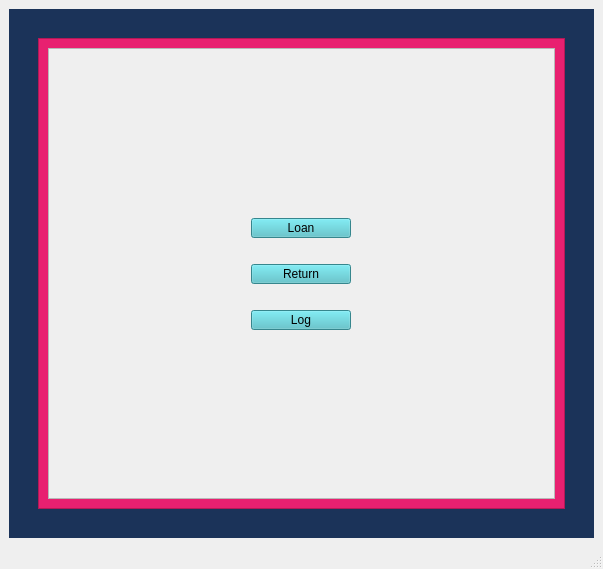
<?xml version="1.0" encoding="UTF-8"?>
<ui version="4.0">
 <class>MainWindow</class>
 <widget class="QMainWindow" name="MainWindow">
  <property name="geometry">
   <rect>
    <x>0</x>
    <y>0</y>
    <width>603</width>
    <height>569</height>
   </rect>
  </property>
  <property name="windowTitle">
   <string>MainWindow</string>
  </property>
  <widget class="QWidget" name="centralwidget">
   <layout class="QGridLayout" name="gridLayout_2">
    <item row="0" column="0">
     <widget class="QStackedWidget" name="stackedWidget">
      <property name="styleSheet">
       <string notr="true">background-color: rgb(27, 51, 89);</string>
      </property>
      <property name="currentIndex">
       <number>0</number>
      </property>
      <widget class="QWidget" name="MainPage">
       <layout class="QGridLayout" name="gridLayout_4">
        <item row="0" column="2">
         <spacer name="verticalSpacer_5">
          <property name="orientation">
           <enum>Qt::Vertical</enum>
          </property>
          <property name="sizeType">
           <enum>QSizePolicy::Fixed</enum>
          </property>
          <property name="sizeHint" stdset="0">
           <size>
            <width>20</width>
            <height>20</height>
           </size>
          </property>
         </spacer>
        </item>
        <item row="1" column="2">
         <widget class="QFrame" name="frame_5">
          <property name="styleSheet">
           <string notr="true">background-color: rgb(232, 32, 112);</string>
          </property>
          <property name="frameShape">
           <enum>QFrame::StyledPanel</enum>
          </property>
          <property name="frameShadow">
           <enum>QFrame::Raised</enum>
          </property>
          <layout class="QGridLayout" name="gridLayout_10">
           <item row="0" column="1">
            <widget class="QFrame" name="frame">
             <property name="enabled">
              <bool>true</bool>
             </property>
             <property name="sizePolicy">
              <sizepolicy hsizetype="Preferred" vsizetype="Preferred">
               <horstretch>0</horstretch>
               <verstretch>0</verstretch>
              </sizepolicy>
             </property>
             <property name="minimumSize">
              <size>
               <width>0</width>
               <height>0</height>
              </size>
             </property>
             <property name="maximumSize">
              <size>
               <width>1677</width>
               <height>1677</height>
              </size>
             </property>
             <property name="autoFillBackground">
              <bool>false</bool>
             </property>
             <property name="styleSheet">
              <string notr="true">background-color: rgb(239, 239, 239);
</string>
             </property>
             <property name="frameShape">
              <enum>QFrame::StyledPanel</enum>
             </property>
             <property name="frameShadow">
              <enum>QFrame::Raised</enum>
             </property>
             <property name="lineWidth">
              <number>0</number>
             </property>
             <property name="midLineWidth">
              <number>0</number>
             </property>
             <layout class="QGridLayout" name="gridLayout_3">
              <item row="3" column="0" alignment="Qt::AlignHCenter|Qt::AlignVCenter">
               <widget class="QPushButton" name="ToReturn">
                <property name="sizePolicy">
                 <sizepolicy hsizetype="Fixed" vsizetype="Fixed">
                  <horstretch>0</horstretch>
                  <verstretch>0</verstretch>
                 </sizepolicy>
                </property>
                <property name="minimumSize">
                 <size>
                  <width>100</width>
                  <height>20</height>
                 </size>
                </property>
                <property name="maximumSize">
                 <size>
                  <width>100</width>
                  <height>20</height>
                 </size>
                </property>
                <property name="styleSheet">
                 <string notr="true">background-color: rgb(75, 188, 197);
</string>
                </property>
                <property name="text">
                 <string>Return</string>
                </property>
               </widget>
              </item>
              <item row="2" column="0">
               <spacer name="verticalSpacer">
                <property name="orientation">
                 <enum>Qt::Vertical</enum>
                </property>
                <property name="sizeType">
                 <enum>QSizePolicy::Fixed</enum>
                </property>
                <property name="sizeHint" stdset="0">
                 <size>
                  <width>20</width>
                  <height>20</height>
                 </size>
                </property>
               </spacer>
              </item>
              <item row="5" column="0">
               <spacer name="verticalSpacer_2">
                <property name="orientation">
                 <enum>Qt::Vertical</enum>
                </property>
                <property name="sizeType">
                 <enum>QSizePolicy::Fixed</enum>
                </property>
                <property name="sizeHint" stdset="0">
                 <size>
                  <width>20</width>
                  <height>20</height>
                 </size>
                </property>
               </spacer>
              </item>
              <item row="1" column="0" alignment="Qt::AlignHCenter|Qt::AlignVCenter">
               <widget class="QPushButton" name="ToLoan">
                <property name="sizePolicy">
                 <sizepolicy hsizetype="Fixed" vsizetype="Fixed">
                  <horstretch>0</horstretch>
                  <verstretch>0</verstretch>
                 </sizepolicy>
                </property>
                <property name="minimumSize">
                 <size>
                  <width>100</width>
                  <height>20</height>
                 </size>
                </property>
                <property name="maximumSize">
                 <size>
                  <width>100</width>
                  <height>20</height>
                 </size>
                </property>
                <property name="styleSheet">
                 <string notr="true">background-color: rgb(75, 188, 197);
</string>
                </property>
                <property name="text">
                 <string>Loan</string>
                </property>
               </widget>
              </item>
              <item row="6" column="0" alignment="Qt::AlignHCenter|Qt::AlignVCenter">
               <widget class="QPushButton" name="ToHistory">
                <property name="sizePolicy">
                 <sizepolicy hsizetype="Fixed" vsizetype="Fixed">
                  <horstretch>0</horstretch>
                  <verstretch>0</verstretch>
                 </sizepolicy>
                </property>
                <property name="minimumSize">
                 <size>
                  <width>100</width>
                  <height>20</height>
                 </size>
                </property>
                <property name="maximumSize">
                 <size>
                  <width>100</width>
                  <height>20</height>
                 </size>
                </property>
                <property name="styleSheet">
                 <string notr="true">background-color: rgb(75, 188, 197);
</string>
                </property>
                <property name="text">
                 <string>Log</string>
                </property>
               </widget>
              </item>
              <item row="7" column="0">
               <spacer name="verticalSpacer_4">
                <property name="orientation">
                 <enum>Qt::Vertical</enum>
                </property>
                <property name="sizeHint" stdset="0">
                 <size>
                  <width>20</width>
                  <height>100</height>
                 </size>
                </property>
               </spacer>
              </item>
              <item row="0" column="0">
               <spacer name="verticalSpacer_3">
                <property name="orientation">
                 <enum>Qt::Vertical</enum>
                </property>
                <property name="sizeHint" stdset="0">
                 <size>
                  <width>20</width>
                  <height>100</height>
                 </size>
                </property>
               </spacer>
              </item>
             </layout>
            </widget>
           </item>
          </layout>
         </widget>
        </item>
        <item row="1" column="3">
         <spacer name="horizontalSpacer_2">
          <property name="orientation">
           <enum>Qt::Horizontal</enum>
          </property>
          <property name="sizeType">
           <enum>QSizePolicy::Fixed</enum>
          </property>
          <property name="sizeHint" stdset="0">
           <size>
            <width>20</width>
            <height>20</height>
           </size>
          </property>
         </spacer>
        </item>
        <item row="2" column="2">
         <spacer name="verticalSpacer_6">
          <property name="orientation">
           <enum>Qt::Vertical</enum>
          </property>
          <property name="sizeType">
           <enum>QSizePolicy::Fixed</enum>
          </property>
          <property name="sizeHint" stdset="0">
           <size>
            <width>20</width>
            <height>20</height>
           </size>
          </property>
         </spacer>
        </item>
        <item row="1" column="0">
         <spacer name="horizontalSpacer">
          <property name="orientation">
           <enum>Qt::Horizontal</enum>
          </property>
          <property name="sizeType">
           <enum>QSizePolicy::Fixed</enum>
          </property>
          <property name="sizeHint" stdset="0">
           <size>
            <width>20</width>
            <height>20</height>
           </size>
          </property>
         </spacer>
        </item>
       </layout>
      </widget>
      <widget class="QWidget" name="Loan">
       <layout class="QGridLayout" name="gridLayout_6">
        <item row="2" column="1">
         <widget class="QFrame" name="frame_2">
          <property name="enabled">
           <bool>true</bool>
          </property>
          <property name="sizePolicy">
           <sizepolicy hsizetype="Preferred" vsizetype="Preferred">
            <horstretch>0</horstretch>
            <verstretch>0</verstretch>
           </sizepolicy>
          </property>
          <property name="minimumSize">
           <size>
            <width>0</width>
            <height>0</height>
           </size>
          </property>
          <property name="maximumSize">
           <size>
            <width>1677</width>
            <height>1677</height>
           </size>
          </property>
          <property name="autoFillBackground">
           <bool>false</bool>
          </property>
          <property name="styleSheet">
           <string notr="true">background-color: rgb(239, 239, 239);
</string>
          </property>
          <property name="frameShape">
           <enum>QFrame::StyledPanel</enum>
          </property>
          <property name="frameShadow">
           <enum>QFrame::Raised</enum>
          </property>
          <property name="lineWidth">
           <number>0</number>
          </property>
          <property name="midLineWidth">
           <number>0</number>
          </property>
          <layout class="QGridLayout" name="gridLayout_5">
           <item row="1" column="8">
            <widget class="QScrollArea" name="scrollArea">
             <property name="styleSheet">
              <string notr="true">border-style: solid;
border-width: 2px;
border-radius: 2px;
border-color: rgb(0, 150, 179);</string>
             </property>
             <property name="widgetResizable">
              <bool>true</bool>
             </property>
             <widget class="QWidget" name="scrollAreaWidgetContents">
              <property name="geometry">
               <rect>
                <x>0</x>
                <y>0</y>
                <width>477</width>
                <height>256</height>
               </rect>
              </property>
             </widget>
            </widget>
           </item>
           <item row="4" column="8" alignment="Qt::AlignRight|Qt::AlignBottom">
            <widget class="QPushButton" name="FromLoan">
             <property name="sizePolicy">
              <sizepolicy hsizetype="Fixed" vsizetype="Fixed">
               <horstretch>0</horstretch>
               <verstretch>0</verstretch>
              </sizepolicy>
             </property>
             <property name="minimumSize">
              <size>
               <width>100</width>
               <height>20</height>
              </size>
             </property>
             <property name="maximumSize">
              <size>
               <width>100</width>
               <height>20</height>
              </size>
             </property>
             <property name="styleSheet">
              <string notr="true">background-color: rgb(75, 188, 197);
</string>
             </property>
             <property name="text">
              <string>Cancel</string>
             </property>
            </widget>
           </item>
           <item row="0" column="8">
            <widget class="QTextEdit" name="textEdit">
             <property name="sizePolicy">
              <sizepolicy hsizetype="Expanding" vsizetype="Fixed">
               <horstretch>0</horstretch>
               <verstretch>40</verstretch>
              </sizepolicy>
             </property>
             <property name="minimumSize">
              <size>
               <width>0</width>
               <height>40</height>
              </size>
             </property>
             <property name="maximumSize">
              <size>
               <width>16777215</width>
               <height>40</height>
              </size>
             </property>
             <property name="styleSheet">
              <string notr="true">border-style: solid;
border-width: 2px;
border-radius: 2px;
border-color: rgb(0, 150, 179);</string>
             </property>
            </widget>
           </item>
           <item row="3" column="8" alignment="Qt::AlignRight">
            <widget class="QPushButton" name="DoLoan">
             <property name="sizePolicy">
              <sizepolicy hsizetype="Fixed" vsizetype="Fixed">
               <horstretch>0</horstretch>
               <verstretch>0</verstretch>
              </sizepolicy>
             </property>
             <property name="minimumSize">
              <size>
               <width>100</width>
               <height>20</height>
              </size>
             </property>
             <property name="maximumSize">
              <size>
               <width>100</width>
               <height>20</height>
              </size>
             </property>
             <property name="styleSheet">
              <string notr="true">background-color: rgb(75, 188, 197);
</string>
             </property>
             <property name="text">
              <string>Loan</string>
             </property>
            </widget>
           </item>
          </layout>
         </widget>
        </item>
        <item row="3" column="1">
         <spacer name="verticalSpacer_7">
          <property name="orientation">
           <enum>Qt::Vertical</enum>
          </property>
          <property name="sizeType">
           <enum>QSizePolicy::Fixed</enum>
          </property>
          <property name="sizeHint" stdset="0">
           <size>
            <width>20</width>
            <height>20</height>
           </size>
          </property>
         </spacer>
        </item>
        <item row="2" column="0">
         <spacer name="horizontalSpacer_3">
          <property name="orientation">
           <enum>Qt::Horizontal</enum>
          </property>
          <property name="sizeType">
           <enum>QSizePolicy::Fixed</enum>
          </property>
          <property name="sizeHint" stdset="0">
           <size>
            <width>20</width>
            <height>20</height>
           </size>
          </property>
         </spacer>
        </item>
        <item row="2" column="2">
         <spacer name="horizontalSpacer_4">
          <property name="orientation">
           <enum>Qt::Horizontal</enum>
          </property>
          <property name="sizeType">
           <enum>QSizePolicy::Fixed</enum>
          </property>
          <property name="sizeHint" stdset="0">
           <size>
            <width>20</width>
            <height>20</height>
           </size>
          </property>
         </spacer>
        </item>
        <item row="0" column="1">
         <spacer name="verticalSpacer_8">
          <property name="orientation">
           <enum>Qt::Vertical</enum>
          </property>
          <property name="sizeType">
           <enum>QSizePolicy::Fixed</enum>
          </property>
          <property name="sizeHint" stdset="0">
           <size>
            <width>20</width>
            <height>20</height>
           </size>
          </property>
         </spacer>
        </item>
        <item row="1" column="1">
         <widget class="QLineEdit" name="lineEdit_2">
          <property name="styleSheet">
           <string notr="true">background-color: rgb(239, 239, 239);
border-style: solid;
border-width: 5px;
border-radius: 10px;
border-color: rgb(232, 32, 112);</string>
          </property>
          <property name="text">
           <string>Loan</string>
          </property>
         </widget>
        </item>
       </layout>
      </widget>
      <widget class="QWidget" name="Return">
       <layout class="QGridLayout" name="gridLayout_8">
        <item row="2" column="1">
         <widget class="QFrame" name="frame_3">
          <property name="enabled">
           <bool>true</bool>
          </property>
          <property name="sizePolicy">
           <sizepolicy hsizetype="Preferred" vsizetype="Preferred">
            <horstretch>0</horstretch>
            <verstretch>0</verstretch>
           </sizepolicy>
          </property>
          <property name="minimumSize">
           <size>
            <width>0</width>
            <height>0</height>
           </size>
          </property>
          <property name="maximumSize">
           <size>
            <width>1677</width>
            <height>1677</height>
           </size>
          </property>
          <property name="autoFillBackground">
           <bool>false</bool>
          </property>
          <property name="styleSheet">
           <string notr="true">background-color: rgb(239, 239, 239);
</string>
          </property>
          <property name="frameShape">
           <enum>QFrame::StyledPanel</enum>
          </property>
          <property name="frameShadow">
           <enum>QFrame::Raised</enum>
          </property>
          <property name="lineWidth">
           <number>0</number>
          </property>
          <property name="midLineWidth">
           <number>0</number>
          </property>
          <layout class="QGridLayout" name="gridLayout_7">
           <item row="1" column="8">
            <widget class="QScrollArea" name="scrollArea_2">
             <property name="styleSheet">
              <string notr="true">border-style: solid;
border-width: 2px;
border-radius: 2px;
border-color: rgb(0, 150, 179);</string>
             </property>
             <property name="widgetResizable">
              <bool>true</bool>
             </property>
             <widget class="QWidget" name="scrollAreaWidgetContents_2">
              <property name="geometry">
               <rect>
                <x>0</x>
                <y>0</y>
                <width>477</width>
                <height>256</height>
               </rect>
              </property>
             </widget>
            </widget>
           </item>
           <item row="4" column="8" alignment="Qt::AlignRight|Qt::AlignBottom">
            <widget class="QPushButton" name="FromReturn">
             <property name="sizePolicy">
              <sizepolicy hsizetype="Fixed" vsizetype="Fixed">
               <horstretch>0</horstretch>
               <verstretch>0</verstretch>
              </sizepolicy>
             </property>
             <property name="minimumSize">
              <size>
               <width>100</width>
               <height>20</height>
              </size>
             </property>
             <property name="maximumSize">
              <size>
               <width>100</width>
               <height>20</height>
              </size>
             </property>
             <property name="styleSheet">
              <string notr="true">background-color: rgb(75, 188, 197);
</string>
             </property>
             <property name="text">
              <string>Cancel</string>
             </property>
            </widget>
           </item>
           <item row="3" column="8" alignment="Qt::AlignRight|Qt::AlignBottom">
            <widget class="QPushButton" name="DoReturn">
             <property name="sizePolicy">
              <sizepolicy hsizetype="Fixed" vsizetype="Fixed">
               <horstretch>0</horstretch>
               <verstretch>0</verstretch>
              </sizepolicy>
             </property>
             <property name="minimumSize">
              <size>
               <width>100</width>
               <height>20</height>
              </size>
             </property>
             <property name="maximumSize">
              <size>
               <width>100</width>
               <height>20</height>
              </size>
             </property>
             <property name="styleSheet">
              <string notr="true">background-color: rgb(75, 188, 197);
</string>
             </property>
             <property name="text">
              <string>Return</string>
             </property>
            </widget>
           </item>
           <item row="0" column="8">
            <widget class="QTextEdit" name="textEdit_2">
             <property name="sizePolicy">
              <sizepolicy hsizetype="Expanding" vsizetype="Fixed">
               <horstretch>0</horstretch>
               <verstretch>40</verstretch>
              </sizepolicy>
             </property>
             <property name="minimumSize">
              <size>
               <width>0</width>
               <height>40</height>
              </size>
             </property>
             <property name="maximumSize">
              <size>
               <width>16777215</width>
               <height>40</height>
              </size>
             </property>
             <property name="styleSheet">
              <string notr="true">border-style: solid;
border-width: 2px;
border-radius: 2px;
border-color: rgb(0, 150, 179);</string>
             </property>
            </widget>
           </item>
          </layout>
         </widget>
        </item>
        <item row="0" column="1">
         <spacer name="verticalSpacer_10">
          <property name="orientation">
           <enum>Qt::Vertical</enum>
          </property>
          <property name="sizeType">
           <enum>QSizePolicy::Fixed</enum>
          </property>
          <property name="sizeHint" stdset="0">
           <size>
            <width>20</width>
            <height>20</height>
           </size>
          </property>
         </spacer>
        </item>
        <item row="2" column="2">
         <spacer name="horizontalSpacer_6">
          <property name="orientation">
           <enum>Qt::Horizontal</enum>
          </property>
          <property name="sizeType">
           <enum>QSizePolicy::Fixed</enum>
          </property>
          <property name="sizeHint" stdset="0">
           <size>
            <width>20</width>
            <height>20</height>
           </size>
          </property>
         </spacer>
        </item>
        <item row="2" column="0">
         <spacer name="horizontalSpacer_5">
          <property name="orientation">
           <enum>Qt::Horizontal</enum>
          </property>
          <property name="sizeType">
           <enum>QSizePolicy::Fixed</enum>
          </property>
          <property name="sizeHint" stdset="0">
           <size>
            <width>20</width>
            <height>20</height>
           </size>
          </property>
         </spacer>
        </item>
        <item row="3" column="1">
         <spacer name="verticalSpacer_9">
          <property name="orientation">
           <enum>Qt::Vertical</enum>
          </property>
          <property name="sizeType">
           <enum>QSizePolicy::Fixed</enum>
          </property>
          <property name="sizeHint" stdset="0">
           <size>
            <width>20</width>
            <height>20</height>
           </size>
          </property>
         </spacer>
        </item>
        <item row="1" column="1">
         <widget class="QLineEdit" name="lineEdit_3">
          <property name="styleSheet">
           <string notr="true">background-color: rgb(239, 239, 239);
border-style: solid;
border-width: 5px;
border-radius: 10px;
border-color: rgb(232, 32, 112);</string>
          </property>
          <property name="text">
           <string>Return</string>
          </property>
         </widget>
        </item>
       </layout>
      </widget>
      <widget class="QWidget" name="History">
       <layout class="QGridLayout" name="gridLayout">
        <item row="2" column="1">
         <widget class="QFrame" name="frame_4">
          <property name="enabled">
           <bool>true</bool>
          </property>
          <property name="sizePolicy">
           <sizepolicy hsizetype="Preferred" vsizetype="Preferred">
            <horstretch>0</horstretch>
            <verstretch>0</verstretch>
           </sizepolicy>
          </property>
          <property name="minimumSize">
           <size>
            <width>0</width>
            <height>0</height>
           </size>
          </property>
          <property name="maximumSize">
           <size>
            <width>1677</width>
            <height>1677</height>
           </size>
          </property>
          <property name="autoFillBackground">
           <bool>false</bool>
          </property>
          <property name="styleSheet">
           <string notr="true">background-color: rgb(239, 239, 239);
</string>
          </property>
          <property name="frameShape">
           <enum>QFrame::StyledPanel</enum>
          </property>
          <property name="frameShadow">
           <enum>QFrame::Raised</enum>
          </property>
          <property name="lineWidth">
           <number>0</number>
          </property>
          <property name="midLineWidth">
           <number>0</number>
          </property>
          <layout class="QGridLayout" name="gridLayout_9">
           <item row="3" column="7" alignment="Qt::AlignRight|Qt::AlignBottom">
            <widget class="QPushButton" name="DoHistory">
             <property name="sizePolicy">
              <sizepolicy hsizetype="Fixed" vsizetype="Fixed">
               <horstretch>0</horstretch>
               <verstretch>0</verstretch>
              </sizepolicy>
             </property>
             <property name="minimumSize">
              <size>
               <width>100</width>
               <height>20</height>
              </size>
             </property>
             <property name="maximumSize">
              <size>
               <width>100</width>
               <height>20</height>
              </size>
             </property>
             <property name="styleSheet">
              <string notr="true">background-color: rgb(75, 188, 197);
</string>
             </property>
             <property name="text">
              <string>Search</string>
             </property>
            </widget>
           </item>
           <item row="1" column="7">
            <widget class="QScrollArea" name="scrollArea_3">
             <property name="styleSheet">
              <string notr="true">border-style: solid;
border-width: 2px;
border-radius: 2px;
border-color: rgb(0, 150, 179);</string>
             </property>
             <property name="widgetResizable">
              <bool>true</bool>
             </property>
             <widget class="QWidget" name="scrollAreaWidgetContents_3">
              <property name="geometry">
               <rect>
                <x>0</x>
                <y>0</y>
                <width>477</width>
                <height>256</height>
               </rect>
              </property>
             </widget>
            </widget>
           </item>
           <item row="4" column="7" alignment="Qt::AlignRight|Qt::AlignBottom">
            <widget class="QPushButton" name="FromHistory">
             <property name="sizePolicy">
              <sizepolicy hsizetype="Fixed" vsizetype="Fixed">
               <horstretch>0</horstretch>
               <verstretch>0</verstretch>
              </sizepolicy>
             </property>
             <property name="minimumSize">
              <size>
               <width>100</width>
               <height>20</height>
              </size>
             </property>
             <property name="maximumSize">
              <size>
               <width>100</width>
               <height>20</height>
              </size>
             </property>
             <property name="styleSheet">
              <string notr="true">background-color: rgb(75, 188, 197);
</string>
             </property>
             <property name="text">
              <string>Cancel</string>
             </property>
            </widget>
           </item>
           <item row="0" column="7">
            <widget class="QTextEdit" name="textEdit_3">
             <property name="sizePolicy">
              <sizepolicy hsizetype="Expanding" vsizetype="Fixed">
               <horstretch>0</horstretch>
               <verstretch>40</verstretch>
              </sizepolicy>
             </property>
             <property name="minimumSize">
              <size>
               <width>0</width>
               <height>40</height>
              </size>
             </property>
             <property name="maximumSize">
              <size>
               <width>16777215</width>
               <height>40</height>
              </size>
             </property>
             <property name="styleSheet">
              <string notr="true">border-style: solid;
border-width: 2px;
border-radius: 2px;
border-color: rgb(0, 150, 179);</string>
             </property>
            </widget>
           </item>
          </layout>
         </widget>
        </item>
        <item row="2" column="0">
         <spacer name="horizontalSpacer_7">
          <property name="orientation">
           <enum>Qt::Horizontal</enum>
          </property>
          <property name="sizeType">
           <enum>QSizePolicy::Fixed</enum>
          </property>
          <property name="sizeHint" stdset="0">
           <size>
            <width>20</width>
            <height>20</height>
           </size>
          </property>
         </spacer>
        </item>
        <item row="2" column="2">
         <spacer name="horizontalSpacer_8">
          <property name="orientation">
           <enum>Qt::Horizontal</enum>
          </property>
          <property name="sizeType">
           <enum>QSizePolicy::Fixed</enum>
          </property>
          <property name="sizeHint" stdset="0">
           <size>
            <width>20</width>
            <height>20</height>
           </size>
          </property>
         </spacer>
        </item>
        <item row="0" column="1">
         <spacer name="verticalSpacer_12">
          <property name="orientation">
           <enum>Qt::Vertical</enum>
          </property>
          <property name="sizeType">
           <enum>QSizePolicy::Fixed</enum>
          </property>
          <property name="sizeHint" stdset="0">
           <size>
            <width>20</width>
            <height>20</height>
           </size>
          </property>
         </spacer>
        </item>
        <item row="3" column="1">
         <spacer name="verticalSpacer_11">
          <property name="orientation">
           <enum>Qt::Vertical</enum>
          </property>
          <property name="sizeType">
           <enum>QSizePolicy::Fixed</enum>
          </property>
          <property name="sizeHint" stdset="0">
           <size>
            <width>20</width>
            <height>20</height>
           </size>
          </property>
         </spacer>
        </item>
        <item row="1" column="1">
         <widget class="QLineEdit" name="lineEdit">
          <property name="styleSheet">
           <string notr="true">background-color: rgb(239, 239, 239);
border-style: solid;
border-width: 5px;
border-radius: 10px;
border-color: rgb(232, 32, 112);</string>
          </property>
          <property name="text">
           <string>History</string>
          </property>
         </widget>
        </item>
       </layout>
      </widget>
     </widget>
    </item>
   </layout>
  </widget>
  <widget class="QMenuBar" name="menubar">
   <property name="geometry">
    <rect>
     <x>0</x>
     <y>0</y>
     <width>603</width>
     <height>26</height>
    </rect>
   </property>
  </widget>
  <widget class="QStatusBar" name="statusbar"/>
 </widget>
 <resources/>
 <connections/>
</ui>
